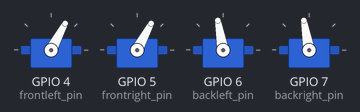
Bench run of a program on a simulated ESP32. Shown: 4 × servo.

Above: at 1.05 s.
At 1.45 s:
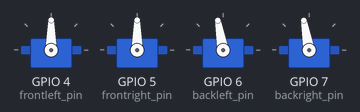
At 1.8 s:
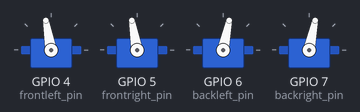
At 2.6 s:
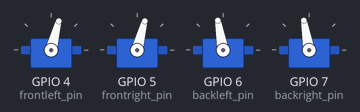
Timing chart, 0 to 5.2 s (numbered marks = the images above):
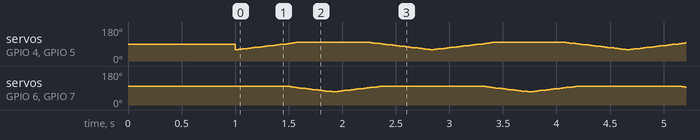

The program:

main.cpp
```cpp
#include <ESP32Servo.h>
Servo frontleft;
Servo frontright;
Servo backleft;
Servo backright;

const int frontleft_pin = 4;
const int frontright_pin = 5;
const int backleft_pin = 6;
const int backright_pin = 7;

const int servo_min = 500;
const int servo_max = 2500;
const int center = 90;

const int min_angle = 60;
const int max_angle = 120;

const int step_delay = 15;
bool invert_frontleft = false;
bool invert_frontright = false;
bool invert_backleft = false;
bool invert_backright = false;

int trimfrontleft = 0;
int trimfrontright = 0;
int trimbackleft = 0;
int trimbackright = 0;

int applyServoCorrection(int angle, bool invert, int trim){
    if(invert){
        angle = 180 - angle;
    }
    angle += trim;
    angle = constrain(angle, 0, 100);
    return angle;
}
void writeServos(int frontAngle){
    int backAngle = 190- frontAngle;

    frontleft.write(applyServoCorrection(frontAngle, invert_frontleft, trimfrontleft));
    frontright.write(applyServoCorrection(frontAngle, invert_frontright, trimfrontright));
    backleft.write(applyServoCorrection(backAngle, invert_backleft, trimbackleft));
    backright.write(applyServoCorrection(backAngle, invert_backright, trimbackright));
}
void setup(){
    ESP32PWM::allocateTimer(0);
    ESP32PWM::allocateTimer(1);
    ESP32PWM::allocateTimer(2);
    ESP32PWM::allocateTimer(3);

    frontleft.setPeriodHertz(50);
    frontright.setPeriodHertz(50);
    backleft.setPeriodHertz(50);
    backright.setPeriodHertz(50);

    frontleft.attach(frontleft_pin, servo_min, servo_max);
    frontright.attach(frontright_pin, servo_min, servo_max);
    backleft.attach(backleft_pin, servo_min, servo_max);
    backright.attach(backright_pin, servo_min, servo_max);
    writeServos(center);
    delay(1000);

}
void loop(){
    for (int angle = min_angle; angle <= max_angle; angle++){
        writeServos(angle);
        delay(step_delay);
    }
    for (int angle = max_angle; angle >= min_angle; angle--){
        writeServos(angle);
        delay(step_delay);
    }
}
```
